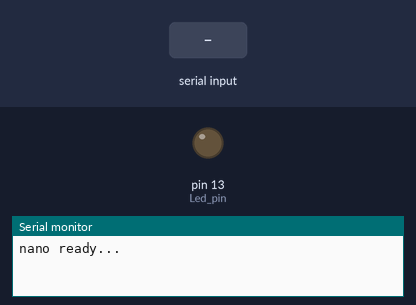
Recording of a sketch running on a simulated Arduino Nano, built with avr-gcc and run on an emulated ATmega328P. Shown: output pins drawn as LEDs (lit = HIGH), the last lines printed to the serial monitor. Dashed ring = blinking. Inputs (shaded band) come from the test bench.

Above: at 1.2 s.
1.3 s: "90,45\n" received over Serial
At 2.45 s:
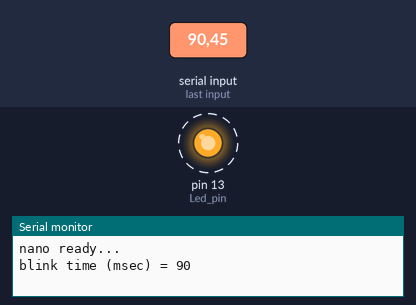
4.3 s: "5\n" received over Serial
At 6.7 s:
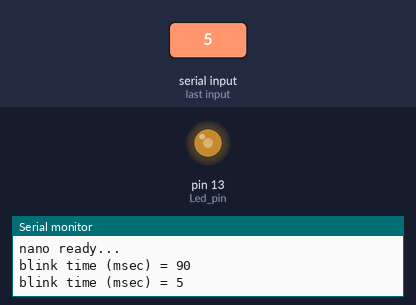
7.0 s: "30,150\n" received over Serial
At 8.26 s:
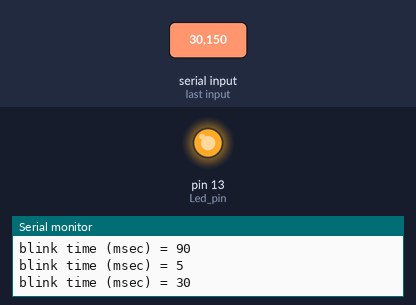
Timing chart, 0 to 16.0 s (numbered marks = the images above; inputs shaded):
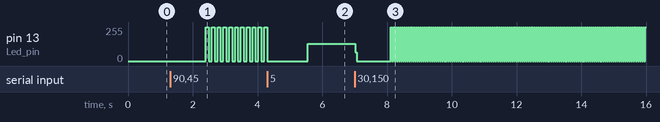

The sketch:

Learn01.ino
```cpp
#define Led_pin 13

String str("");
long num;


void setup()
{
	Serial.begin(9600);
	Serial.println("nano ready...");

	pinMode(Led_pin , OUTPUT );
}


void loop()
{

	if(Serial.available())
	{
		str = Serial.readString();
		num = str.toInt();
		Serial.print("blink time (msec) = "); Serial.println(num);
		delay(100);
	}

	if(num >0 )	Blink(num);
}

void Blink(unsigned int tt)
{
	digitalWrite(Led_pin, HIGH );
	delay(tt);
	digitalWrite(Led_pin, LOW );
	delay(tt);

}
```

Measured:
- after the input at 1.3 s, pin 13 (Led_pin): alternates 255/255 for 0.09 s and 0/255 for 0.09 s, starting after 1.1 s
